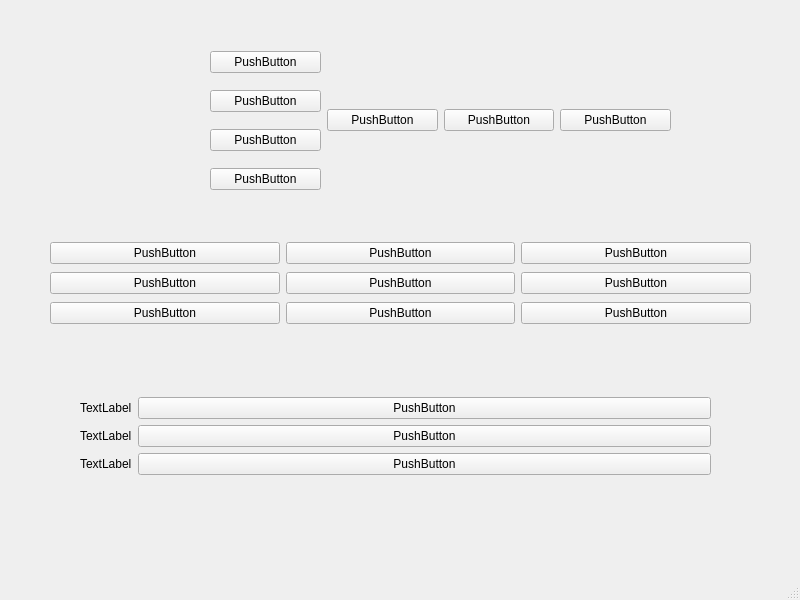
<?xml version="1.0" encoding="UTF-8"?>
<ui version="4.0">
 <class>MainWindow</class>
 <widget class="QMainWindow" name="MainWindow">
  <property name="geometry">
   <rect>
    <x>0</x>
    <y>0</y>
    <width>800</width>
    <height>600</height>
   </rect>
  </property>
  <property name="windowTitle">
   <string>MainWindow</string>
  </property>
  <widget class="QWidget" name="centralwidget">
   <widget class="QWidget" name="horizontalLayoutWidget">
    <property name="geometry">
     <rect>
      <x>210</x>
      <y>40</y>
      <width>461</width>
      <height>161</height>
     </rect>
    </property>
    <layout class="QHBoxLayout" name="horizontalLayout">
     <item>
      <layout class="QVBoxLayout" name="verticalLayout">
       <item>
        <widget class="QPushButton" name="pushButton">
         <property name="text">
          <string>PushButton</string>
         </property>
        </widget>
       </item>
       <item>
        <widget class="QPushButton" name="pushButton_3">
         <property name="text">
          <string>PushButton</string>
         </property>
        </widget>
       </item>
       <item>
        <widget class="QPushButton" name="pushButton_4">
         <property name="text">
          <string>PushButton</string>
         </property>
        </widget>
       </item>
       <item>
        <widget class="QPushButton" name="pushButton_2">
         <property name="text">
          <string>PushButton</string>
         </property>
        </widget>
       </item>
      </layout>
     </item>
     <item>
      <widget class="QPushButton" name="pushButton_6">
       <property name="text">
        <string>PushButton</string>
       </property>
      </widget>
     </item>
     <item>
      <widget class="QPushButton" name="pushButton_7">
       <property name="text">
        <string>PushButton</string>
       </property>
      </widget>
     </item>
     <item>
      <widget class="QPushButton" name="pushButton_5">
       <property name="text">
        <string>PushButton</string>
       </property>
      </widget>
     </item>
    </layout>
   </widget>
   <widget class="QWidget" name="gridLayoutWidget">
    <property name="geometry">
     <rect>
      <x>50</x>
      <y>240</y>
      <width>701</width>
      <height>86</height>
     </rect>
    </property>
    <layout class="QGridLayout" name="gridLayout">
     <item row="1" column="1">
      <widget class="QPushButton" name="pushButton_12">
       <property name="text">
        <string>PushButton</string>
       </property>
      </widget>
     </item>
     <item row="1" column="2">
      <widget class="QPushButton" name="pushButton_13">
       <property name="text">
        <string>PushButton</string>
       </property>
      </widget>
     </item>
     <item row="0" column="2">
      <widget class="QPushButton" name="pushButton_9">
       <property name="text">
        <string>PushButton</string>
       </property>
      </widget>
     </item>
     <item row="0" column="0">
      <widget class="QPushButton" name="pushButton_10">
       <property name="text">
        <string>PushButton</string>
       </property>
      </widget>
     </item>
     <item row="0" column="1">
      <widget class="QPushButton" name="pushButton_8">
       <property name="text">
        <string>PushButton</string>
       </property>
      </widget>
     </item>
     <item row="1" column="0">
      <widget class="QPushButton" name="pushButton_11">
       <property name="text">
        <string>PushButton</string>
       </property>
      </widget>
     </item>
     <item row="2" column="0">
      <widget class="QPushButton" name="pushButton_14">
       <property name="text">
        <string>PushButton</string>
       </property>
      </widget>
     </item>
     <item row="2" column="1">
      <widget class="QPushButton" name="pushButton_15">
       <property name="text">
        <string>PushButton</string>
       </property>
      </widget>
     </item>
     <item row="2" column="2">
      <widget class="QPushButton" name="pushButton_16">
       <property name="text">
        <string>PushButton</string>
       </property>
      </widget>
     </item>
    </layout>
   </widget>
   <widget class="QWidget" name="formLayoutWidget">
    <property name="geometry">
     <rect>
      <x>80</x>
      <y>360</y>
      <width>631</width>
      <height>151</height>
     </rect>
    </property>
    <layout class="QFormLayout" name="formLayout">
     <property name="labelAlignment">
      <set>Qt::AlignJustify|Qt::AlignVCenter</set>
     </property>
     <property name="formAlignment">
      <set>Qt::AlignJustify|Qt::AlignVCenter</set>
     </property>
     <item row="0" column="1">
      <widget class="QPushButton" name="pushButton_18">
       <property name="text">
        <string>PushButton</string>
       </property>
      </widget>
     </item>
     <item row="2" column="1">
      <widget class="QPushButton" name="pushButton_20">
       <property name="text">
        <string>PushButton</string>
       </property>
      </widget>
     </item>
     <item row="1" column="1">
      <widget class="QPushButton" name="pushButton_22">
       <property name="text">
        <string>PushButton</string>
       </property>
      </widget>
     </item>
     <item row="0" column="0">
      <widget class="QLabel" name="label">
       <property name="text">
        <string>TextLabel</string>
       </property>
      </widget>
     </item>
     <item row="2" column="0">
      <widget class="QLabel" name="label_3">
       <property name="text">
        <string>TextLabel</string>
       </property>
      </widget>
     </item>
     <item row="1" column="0">
      <widget class="QLabel" name="label_2">
       <property name="text">
        <string>TextLabel</string>
       </property>
      </widget>
     </item>
    </layout>
   </widget>
  </widget>
  <widget class="QMenuBar" name="menubar">
   <property name="geometry">
    <rect>
     <x>0</x>
     <y>0</y>
     <width>800</width>
     <height>22</height>
    </rect>
   </property>
  </widget>
  <widget class="QStatusBar" name="statusbar"/>
 </widget>
 <resources/>
 <connections/>
</ui>
